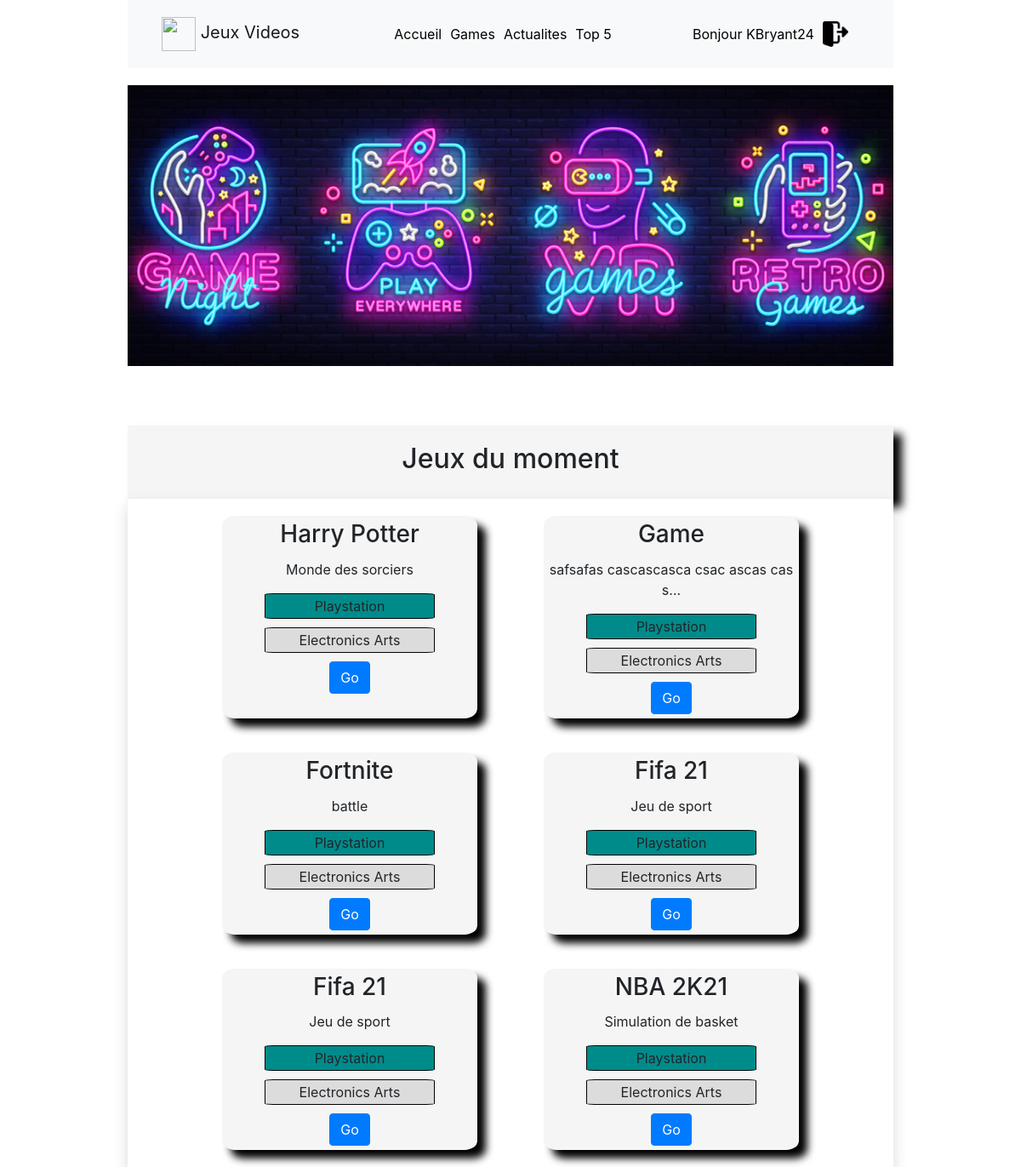
Screenshot of /index.php?action=games (signed in) with the database file from the repository.
### tables this page shows
CREATE TABLE IF NOT EXISTS `game` (
  `id` int(11) NOT NULL AUTO_INCREMENT,
  `name` varchar(255) NOT NULL,
  `resume` text NOT NULL,
  `platform_id` int(11) NOT NULL,
  `editor_id` int(11) NOT NULL,
  `release_date` date NOT NULL,
  PRIMARY KEY (`id`),
  CONSTRAINT FK_PlatformGame FOREIGN KEY (platform_id) REFERENCES platform(id),
  CONSTRAINT FK_EditorGame FOREIGN KEY (editor_id) REFERENCES editor(id)
);

CREATE TABLE IF NOT EXISTS `platform` (
  `id` int(11) NOT NULL AUTO_INCREMENT,
  `platform_name` varchar(255) NOT NULL,
  PRIMARY KEY (`id`)
);

CREATE TABLE IF NOT EXISTS `editor` (
  `id` int(11) NOT NULL AUTO_INCREMENT,
  `editor_name` varchar(255) NOT NULL,
  PRIMARY KEY (`id`)
);

### src/controller/Controller.php (called while the page is built, shortened)
<?php
class Controller
{
    public function listOfGames()
    {
        $gameManager = new model\GameManager();
        $listOfGames = $gameManager->listOfGames();
        require('src/views/front/games.php');
    }
}

### src/lib/model/DBConnect.php (called while the page is built, shortened)
<?php
class DBConnect
{
    public function connect()
    {
        $this->servername = "localhost";
        $this->username = "root";
        $this->password = "";
        $this->dbname = "dbproject";
        $this->charset = "utf8";
        try
        {
            $dsn = "mysql:host=".$this->servername.";dbname=".$this->dbname.";charset=".$this->charset;
            $pdo = new PDO($dsn, $this->username, $this->password);
            $pdo->setAttribute(PDO::ATTR_ERRMODE, PDO::ERRMODE_EXCEPTION);
            return $pdo;
        }
        catch (PDOException $e)
        {
            echo "Connection failed : ".$e->getMessage();
        }
    }
}

### src/lib/model/GameManager.php (called while the page is built, shortened)
<?php
class GameManager extends DBConnect
{
    public function listOfGames()
    {
        $sql = 'SELECT game.id, name, resume, platform.platform_name as platform, editor.editor_name as editor, release_date FROM game
        INNER JOIN platform ON platform_id = platform.id
        INNER JOIN editor ON editor_id = editor.id
        ORDER BY game.id DESC';
        $req = $this->connect()->query($sql);
        $req->setFetchMode(PDO::FETCH_CLASS | PDO::FETCH_PROPS_LATE, 'Project\lib\entity\Game');
        $listGames = $req->fetchAll();
        return $listGames;
    }
}

### src/lib/entity/Game.php (called while the page is built, shortened)
<?php
class Game extends Entity
{
    protected $id,
              $name,
              $resume,
              $platform,
              $editor,
              $releaseDate;
    public function setReleaseDate($releaseDate)
    {
        $this->releaseDate = $releaseDate;
    }
    public function getId()
    {
        return $this->id;
    }
    public function getName()
    {
        return $this->name;
    }
    public function getResume()
    {
        return $this->resume;
    }
    public function getPlatform()
    {
        return $this->platform;
    }
    public function getEditor()
    {
        return $this->editor;
    }
    public function getReleaseDate()
    {
        return $this->releaseDate;
    }
}

### src/views/front/games.php (the view, shortened to what this page needs)
    <header class="masthead">
    </header>
    <div class="bloc">
        <h2 class="text-center" style="36px">Jeux du moment</h2>
    </div>
<?php $header = ob_get_clean(); ?>
<section id="articles">
    <div class="container bg-white shadow">
        <div class="container">
            <div class="container-flex">
                <?php
                foreach ($listOfGames as $game)
                {
                    if (strlen($game->getResume()) <= 40)
                    {
                        $resume = $game->getResume();
                    }
                    else
                    {
                      $debut = substr($game->getResume(), 0, 40);
                      $debut = substr($debut, 0, strrpos($debut, ' ')) . '...';
                      $resume = $debut;
                    }
                ?>
                    <div class="game-card">
                        <h3 class="card-title text-center"> <?= $game->getName() ?></h3>
                        <p class="card-text"><?= nl2br($resume) ?></p>
                        <div class="platform"><?= $game->getPlatform() ?></div>
                        <div class="editor"><?= $game->getEditor() ?></div>
                        <a href="index.php?action=game&amp;id=<?= $game->getId() ?>" class="btn btn-primary">Go</a>
                    </div>
                <?php
                }
                ?>
            </div>
        </div>
    </div>
</section>
<?php $content = ob_get_clean(); ?>
<?php require(__DIR__ . "/template/frontLayout.php"); ?>

### index.php (shortened to what this page needs)
<?php
$controller = new controller\Controller();
$adminController = new controller\AdminController();
try
{
    if (isset($_GET['action']))
    {
        if($_GET['action'] == 'home')
        {
            $controller->home();
        }
        elseif($_GET['action'] == 'inscription')
        {
            $controller->inscription();
        }
        elseif($_GET['action'] == 'login')
        {
            $controller->connect();
        }
        elseif($_GET['action'] == 'logout')
        {
            $controller->logOut();
        }
        elseif($_GET['action'] == 'games')
        {
            $controller->listOfGames();
        }
        elseif($_GET['action'] == 'actualites')
        {
            $controller->listOfNews();
        }
        elseif($_GET['action'] == 'addAdmin')
        {
            $adminController->addAdmin();
        }
        elseif($_GET['action'] == 'adminConnect')
        {
            $adminController->adminConnect();
        }
        elseif($_GET['action'] == 'administration')
        {
            $adminController->administration();
        }
        elseif($_GET['action'] == 'addGame')
        {
            $adminController->addGame();
        }
        elseif($_GET['action'] == 'addNews')
        {
            $adminController->addNews();
        }
        elseif($_GET['action'] == 'addRating')
        {
            $controller->addRating($_GET['id']);
        }
        elseif ($_GET['action'] == 'reportComment')
        {
            $controller->reportCommentGame($_GET['id']);
        }
        elseif($_GET['action'] == 'addPlatform')
        {
            $adminController->addPlatform();
        }
    }
    else
    {
        $controller->home();
    }
}
catch(Exception $e)
{
    echo 'Erreur : ' . $e->getMessage();
}

### src/views/front/template/frontLayout.php (shortened to what this page needs)
<!DOCTYPE html>
<html lang="fr">
    <head>
        <link rel="stylesheet" href="https://cdnjs.cloudflare.com/ajax/libs/font-awesome/4.7.0/css/font-awesome.min.css">
        <link rel="stylesheet" type="text/css" href="src/public/css/style.css">
        <link rel="stylesheet" type="text/css" href="src/public/css/bootstrap.css">
    </head>
    <body>
    <div class="bloc-home">
        <nav class="mynav navbar navbar-expand-lg navbar-light bg-light fixed-top justify-content-between">
            <div class="collapse navbar-collapse ml-4">
                <a class="navbar-brand">
                    <img src="src/public/image/controller.png" width="40" height="40" alt="" loading="lazy">
                    Jeux Videos
                </a>
            </div>
            <div class="collapse navbar-collapse ml-5" id="navbarTogglerDemo02">
                <a class="navlink" href="index.php">Accueil</a>
                <a class="navlink" href="index.php?action=games">Games</a>
                <a class="navlink" href="index.php?action=actualites">Actualites</a>
                <a class="navlink" href="index.php?action=">Top 5</a>
            </div>
            <div class="collapse navbar-collapse ml-5" >
            <?php
            if(empty($_SESSION['id']))
            {
            ?>
                <a class="navlink" href="index.php?page=controller&action=inscription">Inscription</a>
                <a class="navlink" href="index.php?page=controller&action=connect">Se Connecter</a>
            <?php
            }
            else
            {
                ?>
                <a class="navlink" href="index.php?action=monprofil"><?php echo 'Bonjour '. $_SESSION['username'];?></a>
                <a class="navlink" href="index.php?action=logout">
                    <img src="src/public/image/logout.png" width="30" height="30" alt="" loading="lazy">
                </a>
            <?php
            }
            ?>
            </div>
        </nav>
        <?= $header ?>
        <div class="main">
            <?= $content ?>
        </div>
    </div>
    </body>
</html>

### src/public/css/style.css (style rules this page uses)
body { font-family: "Lato", sans-serif; }
.bloc-home { width: 900px; min-width: 700px; margin: auto; }
.mynav { width: 900px; min-width: 700px; height: 80px; margin: auto; }
.masthead { width: 100%; max-width: 900px; height: 400px; padding-top: 0; padding-bottom: 0; margin: 100px auto 0; background-image: url(../image/frontgames.jpg); background-size: contain; background-repeat: no-repeat; }
.bloc { width: 100%; background-color: whitesmoke; margin: auto; padding: 20px; box-shadow: 10px 10px 10px black; }
.navlink { text-decoration: none; color: black; margin-left: 10px; }
.container-flex { display: flex; flex-wrap: wrap; width: 90%; margin-left: auto; margin-right: auto; }
.game-card { width: 300px; margin: 20px auto; padding: 5px; border-radius: 5%; box-shadow: 10px 10px 10px black; text-align: center; background-color: whitesmoke; }
.platform { max-width: 200px; background-color: darkcyan; padding: 2px; border: 0.5px solid black; border-radius: 5%; text-align: center; margin: 10px auto; }
.editor { max-width: 200px; background-color: gainsboro; padding: 2px; border: 0.5px solid black; border-radius: 5%; text-align: center; margin: 10px auto; }

### rows the page displays
game: name "Harry Potter", resume "Monde des sorciers", platform.platform_name "Playstation", editor.editor_name "Electronics Arts"
game: name "Game", resume "safsafas cascascasca csac ascas cas s...", platform.platform_name "Playstation", editor.editor_name "Electronics Arts"
game: name "Fortnite", resume "battle", platform.platform_name "Playstation", editor.editor_name "Electronics Arts"
game: name "Fifa 21", resume "Jeu de sport", platform.platform_name "Playstation", editor.editor_name "Electronics Arts"
game: name "Fifa 21", resume "Jeu de sport", platform.platform_name "Playstation", editor.editor_name "Electronics Arts"
game: name "NBA 2K21", resume "Simulation de basket", platform.platform_name "Playstation", editor.editor_name "Electronics Arts"

### other values shown
$_SESSION['username'] "KBryant24"
